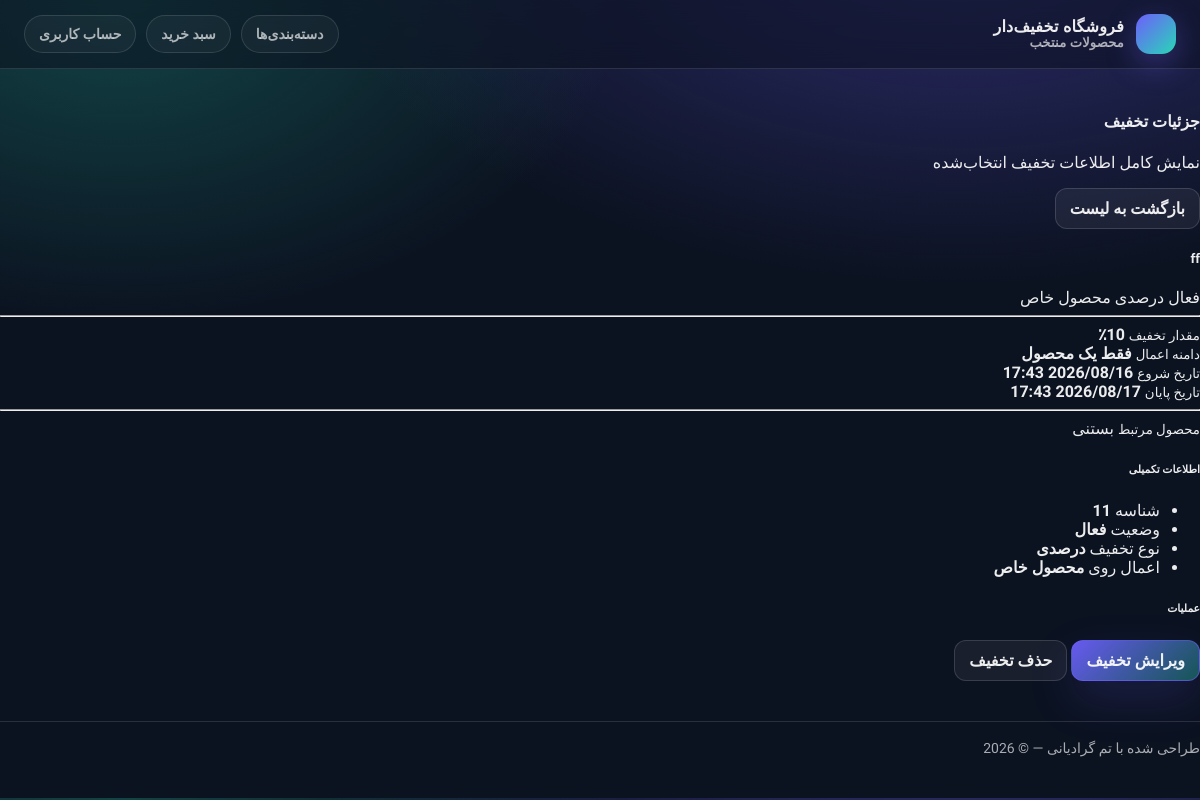
/coupon/coupon-detail/11/ (signed in), run on the app's committed database.
### coupon/models.py (models this page shows, shortened)
class Discount(models.Model):
    APPLY_TO_CHOICES = (
        ('all', 'همه مجصولات'),
        ('product', 'یک محصول'),
        ('category', 'یک دسته'),
    )
    DISCOUNT_TYPE_CHOICES = (
        ('percent', 'درصدی'),
        ('amount', 'تومانی')
    )
    title = models.CharField(max_length=100, verbose_name="عنوان کمپین")
    apply_to = models.CharField(max_length=20, choices=APPLY_TO_CHOICES, default='all', verbose_name='اعمال روی')
    discount_type = models.CharField(max_length=10, choices=DISCOUNT_TYPE_CHOICES, verbose_name='نوع تخفثف')
    value = models.PositiveIntegerField(default=0, verbose_name='مقدار تخفیف')
    is_active = models.BooleanField(default=True)
    start_date = models.DateTimeField(null=True, blank=True)
    end_date = models.DateTimeField(null=True, blank=True)
    product = models.ForeignKey(Product, null=True, blank=True, on_delete=models.CASCADE, verbose_name='محصول')
    category = models.ForeignKey(Category, null=True, blank=True, on_delete=models.CASCADE, verbose_name='دسته بندی')
    created_at = models.DateTimeField(auto_now_add=True)
    updated_at = models.DateTimeField(auto_now=True)

### catalog/models.py (models this page shows, shortened)
class Product(models.Model):
    category = models.ForeignKey(Category, on_delete=models.CASCADE, related_name='products', verbose_name="category")
    name = models.CharField(max_length=100, verbose_name="اسم")
    slug = models.SlugField(max_length=100, unique=True, verbose_name="slug")
    description = models.TextField(verbose_name="توضیحات")
    price = models.PositiveIntegerField(default=0, verbose_name="قیمت")
    inventory = models.PositiveIntegerField(default=0, verbose_name="مقدار")
    weight = models.PositiveIntegerField(default=0, verbose_name="وزن")
    created_at = models.DateTimeField(auto_now_add=True)
    updated_at = models.DateTimeField(auto_now=True)
    class Meta:
        verbose_name_plural = "Products"
        ordering = ["name"]
        indexes = [
            models.Index(fields=['name', 'id']),
            models.Index(fields=['slug']),
            models.Index(fields=['created_at']),
        ]

### coupon/views.py (the view)
# urls.py: path('coupon-detail/<int:pk>/',views.CouponDetail.as_view(), name='coupon_detail'),
class CouponDetail(UserPassesTestMixin, generic.DetailView):
    model = Discount
    context_object_name = 'discount'
    template_name = 'coupon/coupon_detail.html'
    success_url = reverse_lazy('catalog:product_list')
    def test_func(self):
        return self.request.user.is_superuser

### cart/context_processors.py (called while the page is built)
def cart(request):
    return {'cart': Cart(request)}

### coupon/templates/coupon/coupon_detail.html (shortened to what this page needs)
{% extends 'parent/base.html' %}
{% block content %}
<div class="container-fluid py-4">
    <div class="d-flex justify-content-between align-items-center mb-4">
        <div>
            <h4 class="mb-1 fw-bold">جزئیات تخفیف</h4>
            <p class="text-muted mb-0">نمایش کامل اطلاعات تخفیف انتخاب‌شده</p>
        </div>
        <a href="{% url 'coupon:coupon_list' %}" class="btn btn-outline-secondary">
            بازگشت به لیست
        </a>
    </div>
    <div class="row">
        <div class="col-lg-8 mb-4">
            <div class="card shadow-sm border-0">
                <div class="card-body">
                    <div class="d-flex justify-content-between align-items-start mb-4">
                        <div>
                            <h5 class="fw-bold mb-1">{{ discount.title }}</h5>
                            <div class="d-flex gap-2 flex-wrap">
                                {% if discount.is_active %}
                                <span class="badge bg-success">فعال</span>
                                {% else %}
                                <span class="badge bg-danger">غیرفعال</span>
                                {% endif %}
                                {% if discount.discount_type == 'percent' %}
                                <span class="badge bg-info text-dark">درصدی</span>
                                {% else %}
                                <span class="badge bg-warning text-dark">مبلغی</span>
                                {% endif %}
                                {% if discount.apply_to == 'all' %}
                                <span class="badge bg-primary">همه محصولات</span>
                                {% elif discount.apply_to == 'product' %}
                                <span class="badge bg-secondary">محصول خاص</span>
                                {% elif discount.apply_to == 'category' %}
                                <span class="badge bg-dark">دسته خاص</span>
                                {% endif %}
                            </div>
                        </div>
                    </div>
                    <hr>
                    <div class="row g-3">
                        <div class="col-md-6">
                            <div class="p-3 bg-light rounded">
                                <small class="text-muted d-block">مقدار تخفیف</small>
                                <strong>
                                    {% if discount.discount_type == 'percent' %}
                                    {{ discount.value }}٪
                                    {% else %}
                                    {{ discount.value }} تومان
                                    {% endif %}
                                </strong>
                            </div>
                        </div>
                        <div class="col-md-6">
                            <div class="p-3 bg-light rounded">
                                <small class="text-muted d-block">دامنه اعمال</small>
                                <strong>
                                    {% if discount.title %}
                                        {% if discount.apply_to == 'all' %}
                                    همه محصولات
                                        {% elif discount.apply_to == 'product' %}
                                    فقط یک محصول
                                        {% elif discount.apply_to == 'category' %}
                                    فقط یک دسته
                                        {% endif %}
                                    {% else %}
                                        {% if discount.apply_to == 'cart' %}
                                    سبد خرید
                                        {% elif discount.apply_to == 'product' %}
                                           فقط یک محصول
                                        {% endif %}
                                    {% endif %}
                                </strong>
                            </div>
                        </div>
                        <div class="col-md-6">
                            <div class="p-3 bg-light rounded">
                                <small class="text-muted d-block">تاریخ شروع</small>
                                <strong>
                                    {% if discount.start_date %}
                                    {{ discount.start_date|date:"Y/m/d H:i" }}
                                    {% else %}
                                    -
                                    {% endif %}
                                </strong>
                            </div>
                        </div>
                        <div class="col-md-6">
                            <div class="p-3 bg-light rounded">
                                <small class="text-muted d-block">تاریخ پایان</small>
                                <strong>
                                    {% if discount.end_date %}
                                    {{ discount.end_date|date:"Y/m/d H:i" }}
                                    {% else %}
                                    -
                                    {% endif %}
                                </strong>
                            </div>
                        </div>
                    </div>
                    {% if discount.apply_to == 'product' and discount.product %}
                    <hr>
                    <div class="mt-3">
                        <small class="text-muted d-block mb-1">محصول مرتبط</small>
                        <a href="{% url 'catalog:product_detail' discount.product.id %}" class="text-decoration-none">
                            {{ discount.product.name }}
                        </a>
                    </div>
                    {% endif %}
                </div>
            </div>
        </div>
        <div class="col-lg-4 mb-4">
            <div class="card shadow-sm border-0 mb-3">
                <div class="card-body">
                    <h6 class="fw-bold mb-3">اطلاعات تکمیلی</h6>
                    <ul class="list-group list-group-flush">
                        <li class="list-group-item d-flex justify-content-between px-0">
                            <span>شناسه</span>
                            <strong>{{ discount.id }}</strong>
                        </li>
                        <li class="list-group-item d-flex justify-content-between px-0">
                            <span>وضعیت</span>
                            <strong>
                                {% if discount.is_active %}
                                فعال
                                {% else %}
                                غیرفعال
                                {% endif %}
                            </strong>
                        </li>
                        <li class="list-group-item d-flex justify-content-between px-0">
                            <span>نوع تخفیف</span>
                            <strong>
                                {% if discount.discount_type == 'percent' %}
                                درصدی
                                {% else %}
                                مبلغی
                                {% endif %}
                            </strong>
                        </li>
                        <li class="list-group-item d-flex justify-content-between px-0">
                            <span>اعمال روی</span>
                            <strong>
                                {% if discount.apply_to == 'all' %}
                                همه محصولات
                                {% elif discount.apply_to == 'product' %}
                                محصول خاص
                                {% elif discount.apply_to == 'category' %}
                                دسته خاص
                                {% endif %}
                            </strong>
                        </li>
                    </ul>
                </div>
            </div>
            <div class="card shadow-sm border-0">
                <div class="card-body">
                    <h6 class="fw-bold mb-3">عملیات</h6>
                    <div class="d-grid gap-2">
                        <a href="#" class="btn btn-primary">
                            ویرایش تخفیف
                        </a>
                        <a href="#" class="btn btn-outline-danger">
                            حذف تخفیف
                        </a>
                    </div>
                </div>
            </div>
        </div>
    </div>
</div>
{% endblock %}

### catalog/templates/parent/base.html (style rules this page uses)
:root { --bg: #0b1220; --card: rgba(255,255,255,.06); --card2: rgba(255,255,255,.09); --text: rgba(255,255,255,.92); --muted: rgba(255,255,255,.65); --border: rgba(255,255,255,.12); --primary: #6d5efc; --primary2: #28d7b6; --danger: #ff4d6d; --shadow: 0 18px 60px rgba(0,0,0,.35); --radius: 18px; }
* { box-sizing: border-box; }
body { margin:0; font-family:"Vazirmatn", system-ui, -apple-system, Segoe UI, Roboto, Arial; background: radial-gradient(1200px 700px at 80% -100px, rgba(109,94,252,.38), transparent 55%), radial-gradient(1000px 650px at 10% 0px, rgba(40,215,182,.25), transparent 50%), var(--bg); color: var(--text); }
a { color: inherit; text-decoration: none; }
.btn { display:inline-flex; align-items:center; justify-content:center; padding: 10px 14px; border-radius: 12px; border: 1px solid rgba(255,255,255,.14); background: rgba(255,255,255,.06); color: var(--text); font-weight: 700; transition: .2s; cursor:pointer; }
.btn-primary { border-color: rgba(109,94,252,.55); background: linear-gradient(135deg, rgba(109,94,252,.95), rgba(40,215,182,.35)); box-shadow: 0 18px 45px rgba(109,94,252,.18); }

### data on the page
Discount: title "ff", value "10", start_date "2026/08/16 17:43", end_date "2026/08/17 17:43", product.name "بستنی", id "11"
